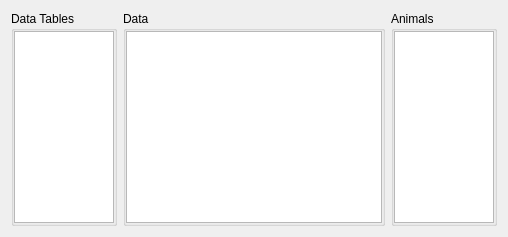
<?xml version="1.0" encoding="UTF-8"?>
<ui version="4.0">
 <author>Anton Rau</author>
 <class>PreprocessedDataWidget</class>
 <widget class="QWidget" name="PreprocessedDataWidget">
  <layout class="QHBoxLayout" name="horizontalLayout">
   <item>
    <widget class="QGroupBox" name="groupBoxTables">
     <property name="title">
      <string>Data Tables</string>
     </property>
     <layout class="QVBoxLayout" name="verticalLayout">
      <property name="leftMargin">
       <number>0</number>
      </property>
      <property name="topMargin">
       <number>0</number>
      </property>
      <property name="rightMargin">
       <number>0</number>
      </property>
      <property name="bottomMargin">
       <number>0</number>
      </property>
      <item>
       <widget class="QListWidget" name="listWidgetTables">
        <property name="sizeAdjustPolicy">
         <enum>QAbstractScrollArea::SizeAdjustPolicy::AdjustToContents</enum>
        </property>
       </widget>
      </item>
     </layout>
    </widget>
   </item>
   <item>
    <widget class="QGroupBox" name="groupBoxData">
     <property name="sizePolicy">
      <sizepolicy hsizetype="Preferred" vsizetype="Preferred">
       <horstretch>1</horstretch>
       <verstretch>0</verstretch>
      </sizepolicy>
     </property>
     <property name="title">
      <string>Data</string>
     </property>
     <layout class="QVBoxLayout" name="tableLayout">
      <property name="spacing">
       <number>0</number>
      </property>
      <property name="leftMargin">
       <number>0</number>
      </property>
      <property name="topMargin">
       <number>0</number>
      </property>
      <property name="rightMargin">
       <number>0</number>
      </property>
      <property name="bottomMargin">
       <number>0</number>
      </property>
      <item>
       <widget class="QTableView" name="tableView">
        <property name="selectionMode">
         <enum>QAbstractItemView::SelectionMode::SingleSelection</enum>
        </property>
        <property name="selectionBehavior">
         <enum>QAbstractItemView::SelectionBehavior::SelectRows</enum>
        </property>
        <attribute name="verticalHeaderMinimumSectionSize">
         <number>20</number>
        </attribute>
        <attribute name="verticalHeaderDefaultSectionSize">
         <number>20</number>
        </attribute>
       </widget>
      </item>
     </layout>
    </widget>
   </item>
   <item>
    <widget class="QGroupBox" name="groupBoxAnimals">
     <property name="title">
      <string>Animals</string>
     </property>
     <layout class="QVBoxLayout" name="verticalLayout_2">
      <property name="leftMargin">
       <number>0</number>
      </property>
      <property name="topMargin">
       <number>0</number>
      </property>
      <property name="rightMargin">
       <number>0</number>
      </property>
      <property name="bottomMargin">
       <number>0</number>
      </property>
      <item>
       <widget class="QListWidget" name="listWidgetAnimals">
        <property name="sizeAdjustPolicy">
         <enum>QAbstractScrollArea::SizeAdjustPolicy::AdjustToContents</enum>
        </property>
        <property name="selectionMode">
         <enum>QAbstractItemView::SelectionMode::MultiSelection</enum>
        </property>
       </widget>
      </item>
     </layout>
    </widget>
   </item>
  </layout>
 </widget>
 <resources>
  <include location="../../../../../../../resources/resources.qrc"/>
 </resources>
 <connections/>
</ui>
